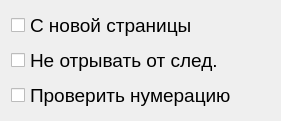
    <widget class="QWidget" name="gridLayoutWidget_8">
     <property name="geometry">
      <rect>
       <x>10</x>
       <y>180</y>
       <width>281</width>
       <height>95</height>
      </rect>
     </property>
     <layout class="QGridLayout" name="gridLayout_8">
      <item row="1" column="0">
       <widget class="QCheckBox" name="CBLVL1NotSpacing">
        <property name="font">
         <font>
          <pointsize>14</pointsize>
          <weight>50</weight>
          <bold>false</bold>
         </font>
        </property>
        <property name="text">
         <string>Не отрывать от след.</string>
        </property>
       </widget>
      </item>
      <item row="0" column="0">
       <widget class="QCheckBox" name="CBLVL1NewPage">
        <property name="font">
         <font>
          <pointsize>14</pointsize>
          <weight>50</weight>
          <bold>false</bold>
         </font>
        </property>
        <property name="styleSheet">
         <string notr="true"/>
        </property>
        <property name="text">
         <string>С новой страницы</string>
        </property>
       </widget>
      </item>
      <item row="2" column="0">
       <widget class="QCheckBox" name="CBLVL1CheckNumeration">
        <property name="font">
         <font>
          <pointsize>14</pointsize>
          <weight>50</weight>
          <bold>false</bold>
         </font>
        </property>
        <property name="text">
         <string>Проверить нумерацию</string>
        </property>
       </widget>
      </item>
     </layout>
    </widget>
